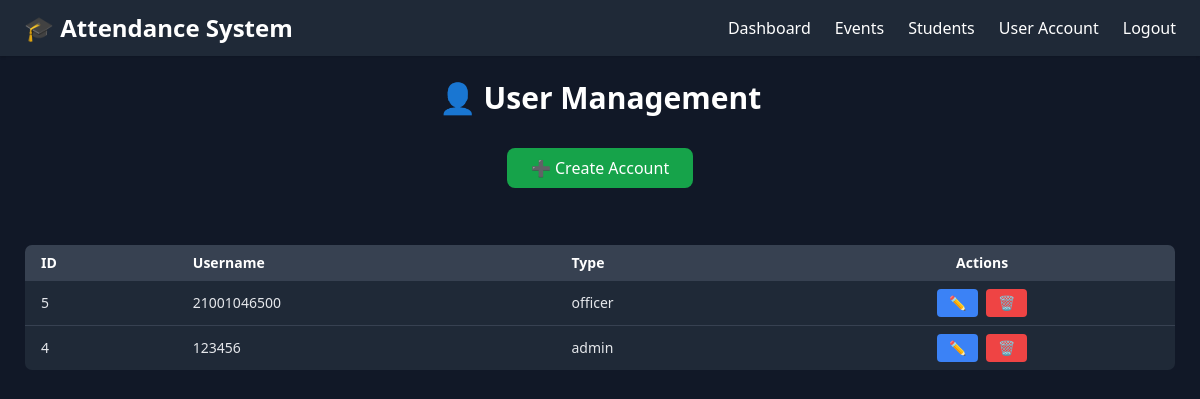
/create_account (signed in), run on an earlier commit of the app's database.
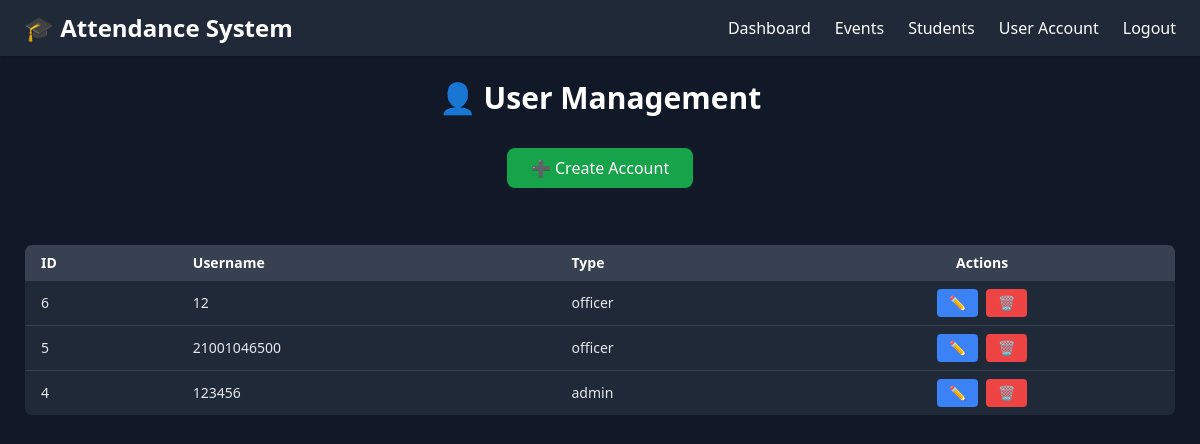
And on a later commit of the database.
### tables this page shows
CREATE TABLE user_accounts (
    id INTEGER PRIMARY KEY AUTOINCREMENT,
    username TEXT NOT NULL UNIQUE,
    password TEXT NOT NULL,
    user_type TEXT NOT NULL CHECK(user_type IN ('admin', 'officer')),
    created_at TIMESTAMP DEFAULT CURRENT_TIMESTAMP
);

### app/routes/auth.py (the view, shortened to what this page needs)
@bp.route("/create_account", methods=["GET", "POST"])
@login_required
def create_account():
    if session.get("user_type") == "officer":
        flash("❌ You do not have permission to access this page.", "danger")
        return redirect(url_for("dashboard.dashboard"))
    conn = get_db_connection()
    cur = conn.cursor()
    cur.execute("SELECT * FROM user_accounts ORDER BY id DESC")
    users = cur.fetchall()
    conn.close()
    return render_template("create_account.html", users=users)

### app/routes/auth.py (called while the page is built)
def get_db_connection():
    conn = sqlite3.connect(DB_PATH)
    conn.row_factory = sqlite3.Row
    return conn

def login_required(f):
    @wraps(f)
    def decorated_function(*args, **kwargs):
        if "user_id" not in session:
            flash("⚠️ Please log in to access this page.", "warning")
            return redirect(url_for("auth.login"))
        return f(*args, **kwargs)
    return decorated_function

### app/templates/create_account.html (shortened to what this page needs)
{% extends "base.html" %}
{% block content %}
<div class="flex flex-col h-full p-6 gap-8">
  <h2 class="text-3xl font-bold text-white text-center">👤 User Management</h2>
  <div class="text-center">
    <button onclick="openModal('accountModal')"
      class="px-6 py-2 bg-green-600 text-white rounded-lg hover:bg-green-500 transition">
      ➕ Create Account
    </button>
  </div>
  <div class="overflow-x-auto mt-6">
    <table class="w-full text-sm text-left border border-gray-700 rounded-lg overflow-hidden">
      <thead class="bg-gray-700 text-white">
        <tr>
          <th class="px-4 py-2">ID</th>
          <th class="px-4 py-2">Username</th>
          <th class="px-4 py-2">Type</th>
          <th class="px-4 py-2 text-center">Actions</th>
        </tr>
      </thead>
      <tbody class="bg-gray-800 text-gray-200">
        {% for user in users %}
        <tr class="border-b border-gray-700 hover:bg-gray-700">
          <td class="px-4 py-2">{{ user.id }}</td>
          <td class="px-4 py-2">{{ user.username }}</td>
          <td class="px-4 py-2">{{ user.user_type }}</td>
          <td class="px-4 py-2 flex gap-2 justify-center">
            <button onclick="openModal('editModal{{ user.id }}')"
              class="bg-blue-500 hover:bg-blue-400 text-white px-3 py-1 rounded">✏️</button>
            <form action="{{ url_for('auth.delete_account', user_id=user.id) }}" method="POST" class="inline">
              <button type="submit" class="bg-red-500 hover:bg-red-400 text-white px-3 py-1 rounded">🗑️</button>
            </form>
          </td>
        </tr>
        {% else %}
        <tr>
          <td colspan="4" class="text-center text-gray-400 py-4">No accounts yet.</td>
        </tr>
        {% endfor %}
      </tbody>
    </table>
  </div>
</div>
{% endblock %}

What changed in the data, as far as the page shows it:
added user_accounts: id "6", username "12", user_type "officer"
